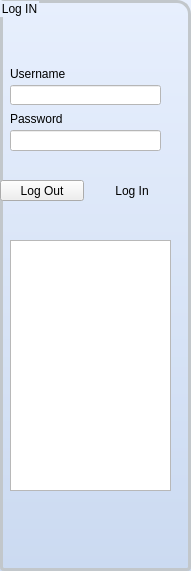
   <widget class="QGroupBox" name="groupBox_9">
    <property name="geometry">
     <rect>
      <x>10</x>
      <y>70</y>
      <width>191</width>
      <height>571</height>
     </rect>
    </property>
    <property name="styleSheet">
     <string notr="true">QGroupBox{
	color: rgb(0, 0, 0);
	background-color: qlineargradient(x1: 0, y1: 0, x2: 0, y2: 1, stop: 0 #e7effd, stop: 1 #cbdaf1);
    border: 3px solid #C2C7CB;
	border-radius : 4px;
    border-top-right-radius: 14px; 
}

QLabel{
	color: rgb(0, 0, 0);
	background-color: rgba(0, 255, 127, 0);
}</string>
    </property>
    <property name="title">
     <string>Log IN</string>
    </property>
    <widget class="QPushButton" name="pushButton_9">
     <property name="geometry">
      <rect>
       <x>90</x>
       <y>180</y>
       <width>84</width>
       <height>21</height>
      </rect>
     </property>
     <property name="styleSheet">
      <string notr="true">QPushButton{
    border-radius: 6px;
}</string>
     </property>
     <property name="text">
      <string>Log In</string>
     </property>
    </widget>
    <widget class="QLineEdit" name="lineEdit_23">
     <property name="geometry">
      <rect>
       <x>10</x>
       <y>85</y>
       <width>151</width>
       <height>20</height>
      </rect>
     </property>
     <property name="styleSheet">
      <string notr="true">QLineEdit{
	background-color: rgb(255, 255, 255);	
	color: rgb(0, 0, 0);
}
</string>
     </property>
    </widget>
    <widget class="QLineEdit" name="lineEdit_24">
     <property name="geometry">
      <rect>
       <x>10</x>
       <y>130</y>
       <width>151</width>
       <height>21</height>
      </rect>
     </property>
     <property name="styleSheet">
      <string notr="true">QLineEdit{
	background-color: rgb(255, 255, 255);	
	color: rgb(0, 0, 0);
}</string>
     </property>
     <property name="echoMode">
      <enum>QLineEdit::Password</enum>
     </property>
    </widget>
    <widget class="QLabel" name="label_28">
     <property name="geometry">
      <rect>
       <x>10</x>
       <y>66</y>
       <width>81</width>
       <height>16</height>
      </rect>
     </property>
     <property name="styleSheet">
      <string notr="true"/>
     </property>
     <property name="text">
      <string>Username</string>
     </property>
    </widget>
    <widget class="QLabel" name="label_29">
     <property name="geometry">
      <rect>
       <x>10</x>
       <y>111</y>
       <width>81</width>
       <height>16</height>
      </rect>
     </property>
     <property name="text">
      <string>Password</string>
     </property>
    </widget>
    <widget class="QPushButton" name="pushButton_10">
     <property name="geometry">
      <rect>
       <x>0</x>
       <y>180</y>
       <width>84</width>
       <height>21</height>
      </rect>
     </property>
     <property name="text">
      <string>Log Out</string>
     </property>
    </widget>
    <widget class="QTextEdit" name="textEdit_2">
     <property name="geometry">
      <rect>
       <x>10</x>
       <y>240</y>
       <width>161</width>
       <height>251</height>
      </rect>
     </property>
     <property name="styleSheet">
      <string notr="true"/>
     </property>
    </widget>
   </widget>
